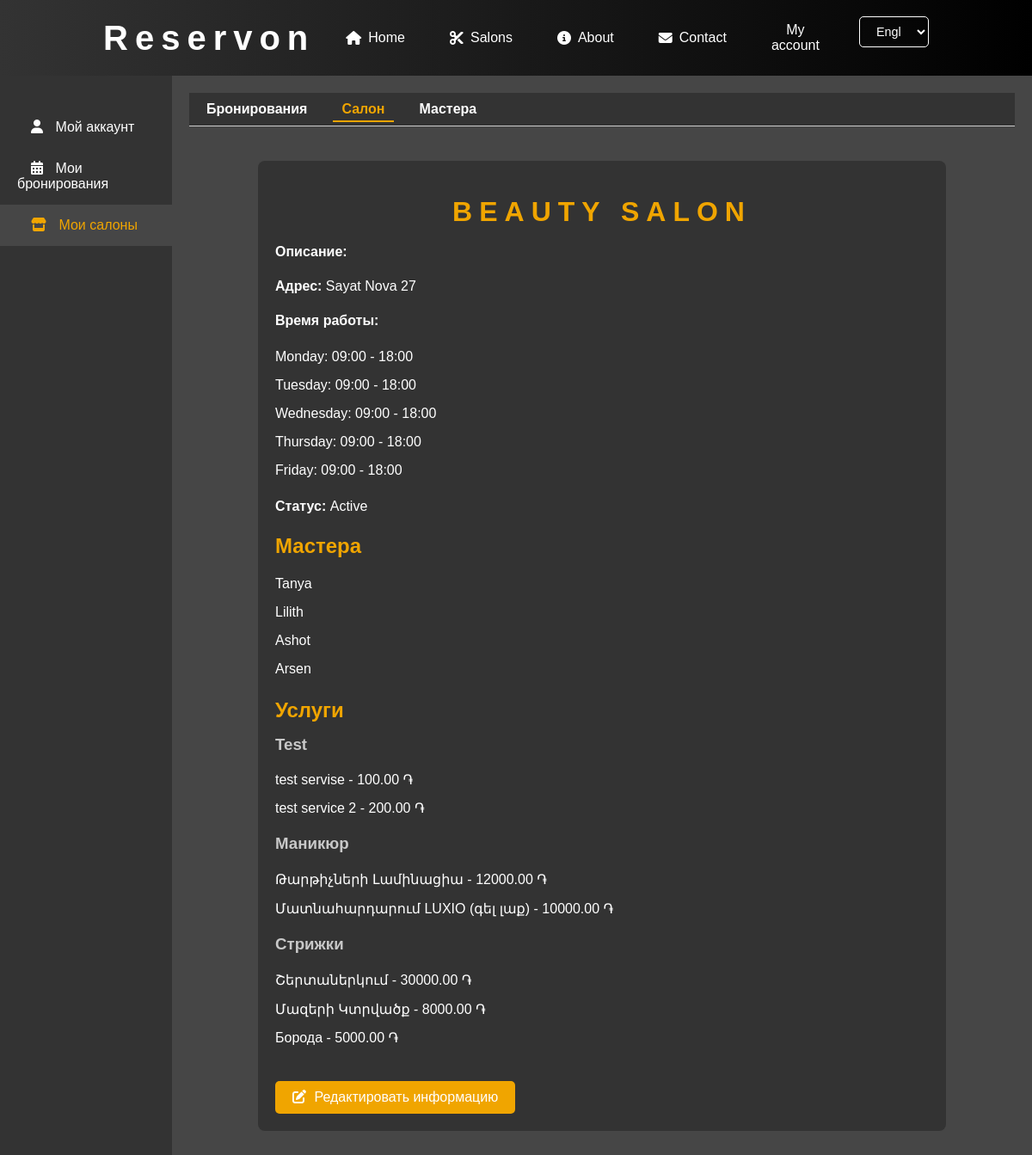
The app's page /account/ (signed in) with its own data.
### salons/models.py (models this page shows, shortened)
class Salon(models.Model):
    admins = models.ManyToManyField(User, related_name='administered_salons', blank=True)
    STATUS_CHOICES = [
        ('new', 'New'),
        ('active', 'Active'),
        ('suspend', 'Suspend'),
        ('disable', 'Disable'),
    ]
    name = models.CharField('Salon name', max_length=50)
    logo = models.ImageField('Logo', upload_to='salon_logos/', blank=True, null=True)
    address = models.CharField('Address', max_length=100)
    coordinates = models.CharField('Coordinates', max_length=50, blank=True, null=True)
    opening_hours = models.JSONField(
        "Working Hours",
        default=dict,
        help_text="JSON format: {'monday': {'open': '09:00', 'close': '18:00'}, ... }"
    )
    default_duration = models.IntegerField('Default duration (minutes)', default=20)
    default_price = models.DecimalField('Default price', max_digits=15, decimal_places=0, default=2000)
    services_hy = models.CharField('Services_hy', max_length=100, blank=True, null=True)
    services_ru = models.CharField('Services_ru', max_length=100, blank=True, null=True)
    services_eng = models.CharField('Services_eng', max_length=100, blank=True, null=True)
    shortDescription_hy = models.CharField('Short description_hy', max_length=100, blank=True, null=True)
    shortDescription_ru = models.CharField('Short description_ru', max_length=100, blank=True, null=True)
    shortDescription_eng = models.CharField('Short description_eng', max_length=100, blank=True, null=True)
    description_hy = models.TextField('description_hy', blank=True)
    description_ru = models.TextField('description_ru', blank=True)
    description_eng = models.TextField('description_eng', blank=True)
    reservDays = models.IntegerField('Reserv days', default=9)
    status = models.CharField(
        max_length=10,
        choices=STATUS_CHOICES,
        default='new',
        verbose_name="Status"
    )
    class Meta:
        verbose_name = 'Salon'
        verbose_name_plural = 'Salons'

class Barber(models.Model):
    salon = models.ForeignKey(Salon, on_delete=models.CASCADE, related_name='barbers')
    user = models.OneToOneField(User, on_delete=models.SET_NULL, null=True, blank=True)
    name = models.CharField(max_length=100)
    avatar = models.ImageField(upload_to='salons/barbers', blank=True, null=True)
    description = models.TextField(blank=True, null=True)
    categories = models.ManyToManyField(ServiceCategory, related_name='barbers')  # Add this line

class Service(models.Model):
    STATUS_CHOICES = [
        ('active', 'Active'),
        ('suspend', 'Suspend'),
    ]
    name = models.CharField(max_length=100)
    image = models.ImageField(upload_to='salons/services', blank=True, null=True)
    price = models.DecimalField(max_digits=8, decimal_places=2)
    duration = models.DurationField()
    salon = models.ForeignKey(Salon, on_delete=models.CASCADE, related_name='services')
    category = models.ForeignKey(ServiceCategory, on_delete=models.SET_NULL, null=True, blank=True, related_name='services')
    status = models.CharField(
        max_length=10,
        choices=STATUS_CHOICES,
        default='active',
        verbose_name="Status"
    )

class ServiceCategory(models.Model):
    name = models.CharField(max_length=100, unique=True)  # Название категории
    default_duration = models.IntegerField('Default duration (minutes)', default=15)

### account/views.py (the view)
# urls.py: path('', views.account_dashboard, name='account_dashboard'),
@login_required
def account_dashboard(request):
    user = request.user
    salons = user.administered_salons.all()
    salon_id = request.GET.get('salon_id')
    if salon_id:
        selected_salon = get_object_or_404(Salon, id=salon_id, admins=user)
    else:
        selected_salon = salons.first() if salons.exists() else None
    categories_with_services = []
    if selected_salon:
        services = selected_salon.services.select_related('category').all()
        category_services = defaultdict(list)
        for service in services:
            category_name = service.category.name if service.category else 'Без категории'
            category_services[category_name].append(service)
        categories_with_services = sorted(category_services.items())
    context = {
        'salons': salons,
        'selected_salon': selected_salon,
        'categories_with_services': categories_with_services,
        'currency_symbol': '֏',
        'active_menu': 'salon',
        'active_sidebar': 'salons',
    }
    return render(request, 'account/dashboard.html', context)

### account/templates/account/dashboard.html
{% extends "account/account_base.html" %}
{% block page_content %}
<div class="salon-content">
    {% if selected_salon %}
        <div class="salon-details">
            <h1>{{ selected_salon.name }}</h1>
            <p><strong>Описание:</strong> {{ selected_salon.description_ru }}</p>
            <p><strong>Адрес:</strong> {{ selected_salon.address }}</p>
            <p><strong>Время работы:</strong></p>
            <ul>
                {% for day, hours in selected_salon.opening_hours.items %}
                    <li>{{ day|capfirst }}: {{ hours.open }} - {{ hours.close }}</li>
                {% endfor %}
            </ul>
            <p><strong>Статус:</strong> {{ selected_salon.get_status_display }}</p>
            <h2>Мастера</h2>
            <ul>
                {% for barber in selected_salon.barbers.all %}
                    <li>{{ barber.name }}</li>
                {% empty %}
                    <li>Нет мастеров.</li>
                {% endfor %}
            </ul>
            <h2>Услуги</h2>
            {% if categories_with_services %}
                {% for category_name, services in categories_with_services %}
                    <h3>{{ category_name }}</h3>
                    <ul>
                        {% for service in services %}
                            <li>{{ service.name }} - {{ service.price }} {{ currency_symbol }}</li>
                        {% endfor %}
                    </ul>
                {% endfor %}
            {% else %}
                <p>Нет услуг.</p>
            {% endif %}
            <a href="#" class="edit-button"><i class="fas fa-edit"></i> Редактировать информацию</a>
        </div>
    {% else %}
        <p>У вас нет салонов.</p>
    {% endif %}
</div>
{% endblock %}

### main/static/main/css/main.css (style rules this page uses)
body { background-color: #000; color: #fff; font-family: 'Helvetica Neue', Helvetica, Arial, sans-serif; margin: 0; padding: 0; }
* { box-sizing: border-box; }
h1 { font-family: Moderne Sans, sans-serif; text-align: center; font-size: 2rem; width: 100%; letter-spacing: .5rem; margin-bottom: 20px; }

### account/static/account/css/dashboard.css (style rules this page uses)
.salon-details h2 { margin-top: 20px; color: rgb(240, 165, 0); }
.salon-details h3 { margin-top: 10px; color: rgb(200, 200, 200); }
.salon-details ul { list-style-type: none; padding-left: 0; }
.salon-details ul li { margin: 5px 0; }
.salon-details p, .salon-details li { color: white; }
.salon-content { max-width: 800px; margin: 20px auto; background-color: rgb(51, 51, 51); padding: 20px; border-radius: 8px; color: white; }
.salon-details h1 { font-size: 2em; margin-bottom: 10px; word-wrap: break-word; color: rgb(240, 165, 0); }
.salon-details p { font-size: 1em; line-height: 1.5; color: white; }
.salon-details ul li { padding: 5px 0; }
.edit-button { display: inline-block; margin-top: 20px; padding: 10px 20px; background-color: rgb(240, 165, 0); color: white; text-decoration: none; border-radius: 5px; }
.edit-button i { margin-right: 5px; }

### account/static/account/css/edit_booking.css (style rules this page uses)
:root { --primary-color: #009bff; --primary-hover: #006bb3; --secondary-color: #f0a500; --secondary-hover: #dc9100; --danger-color: #c80000; --danger-hover: #aa0000; --background-color: #333333; --background-hover: #3c3c3c; --card-background: #333333; --card-hover-background: #3c3c3c; --text-color: #ffffff; --text-muted: #cccccc; --border-color: #c8c8c8; --shadow-color: rgba(0, 0, 0, 0.3); --shadow-hover-color: rgba(0, 0, 0, 0.5); --input-background: #464646; --input-border: #c8c8c8; }

### account/static/account/css/unified.css (style rules this page uses)
body { background-color: #333; color: #fff; font-family: 'Arial', sans-serif; margin: 0; padding: 0; }
h1, h2, h3, h4 { color: #fff; margin-bottom: 15px; }
a { color: rgb(240,165,0); text-decoration: none; }

### records on screen
Salon: name "BEAUTY SALON", address "Sayat Nova 27", status "Active"
Barber: name "Tanya"
Barber: name "Lilith"
Barber: name "Ashot"
Barber: name "Arsen"
Service: name "Test", name "test servise", price "100.00", currency_symbol "֏"
Service: name "test service 2", price "200.00", currency_symbol "֏"
Service: name "Маникюр", name "Թարթիչների Լամինացիա", price "12000.00", currency_symbol "֏"
Service: name "Մատնահարդարում LUXIO (գել լաք)", price "10000.00", currency_symbol "֏"
Service: name "Стрижки", name "Շերտաներկում", price "30000.00", currency_symbol "֏"
Service: name "Մազերի Կտրվածք", price "8000.00", currency_symbol "֏"
Service: name "Борода", price "5000.00", currency_symbol "֏"

### other values on screen
{{ day|capfirst }} "Monday" "Tuesday" "Wednesday" "Thursday" "Friday"
{{ hours.open }} "09:00" "09:00" "09:00" "09:00" "09:00"
{{ hours.close }} "18:00" "18:00" "18:00" "18:00" "18:00"
form field language "English"
